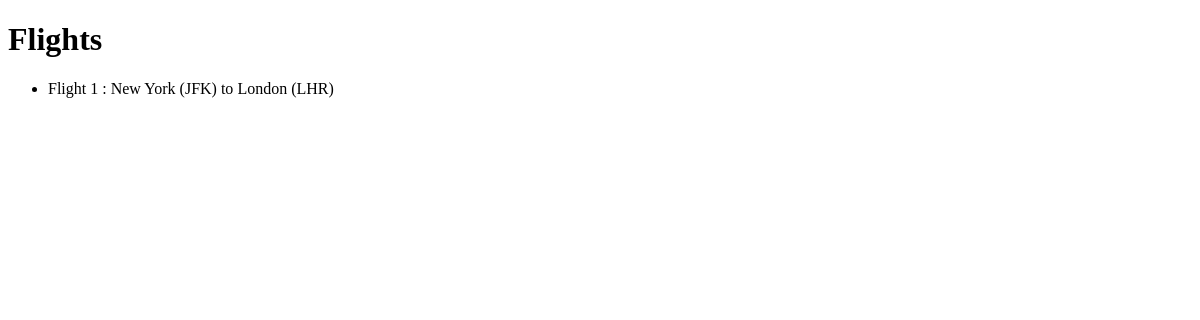
/flights/, run on an earlier commit of the app's database.
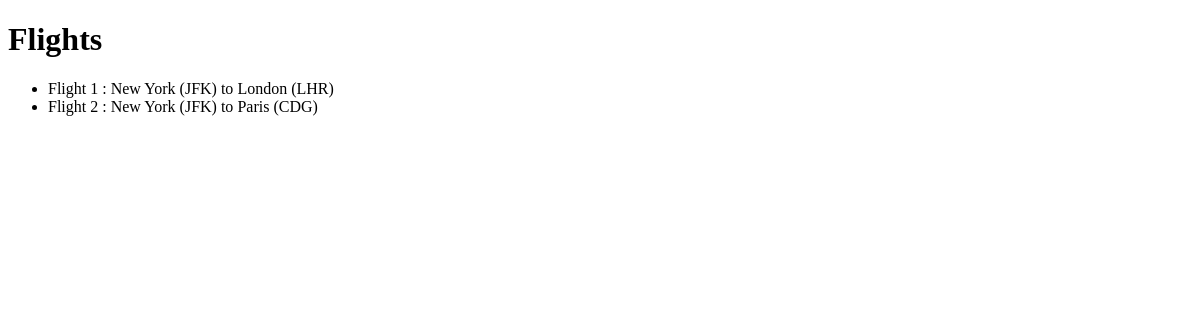
And on a later commit of the database.
### flights/models.py (models this page shows, shortened)
class Flight(models.Model):
    origin = models.ForeignKey(Airport, on_delete=models.CASCADE, related_name="departures")
    destination = models.ForeignKey(Airport, on_delete=models.CASCADE, related_name="arrivals")
    duration = models.IntegerField()

class Airport(models.Model):
    code = models.CharField(max_length=3)
    city = models.CharField(max_length=64)
    def __str__(self):
        return f"{self.city} ({self.code})"

### flights/views.py (the view)
# urls.py: path("", views.index, name="index"),
def index(request):
    return render(request, "flights/index.html", {
        "flights": Flight.objects.all()
    })

### flights/templates/flights/index.html
{% extends "flights/layout.html" %}
{% block body %}
  <h1>Flights</h1>
  <ul>
    {% for flight in flights %}
      <li>Flight {{ flight.id }} : {{ flight.origin }} to {{ flight.destination }} </li>
    {% endfor %}
  </ul>
{% endblock %}

What changed in the data, as far as the page shows it:
added Flight: id "2", origin "New York (JFK)", destination "Paris (CDG)"
